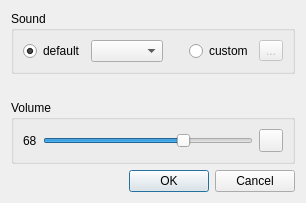
<?xml version="1.0" encoding="UTF-8"?>
<ui version="4.0">
 <class>chime::SoundDialog</class>
 <widget class="QDialog" name="chime::SoundDialog">
  <property name="geometry">
   <rect>
    <x>0</x>
    <y>0</y>
    <width>302</width>
    <height>197</height>
   </rect>
  </property>
  <property name="windowTitle">
   <string>Sound Settings</string>
  </property>
  <layout class="QVBoxLayout" name="verticalLayout">
   <property name="sizeConstraint">
    <enum>QLayout::SetFixedSize</enum>
   </property>
   <item>
    <widget class="QGroupBox" name="sound_src_group">
     <property name="title">
      <string>Sound</string>
     </property>
     <layout class="QHBoxLayout" name="sound_src_layout">
      <item>
       <widget class="QRadioButton" name="default_snd_rb">
        <property name="text">
         <string>default</string>
        </property>
        <property name="checked">
         <bool>true</bool>
        </property>
       </widget>
      </item>
      <item>
       <widget class="QComboBox" name="defaults_box"/>
      </item>
      <item>
       <spacer name="sound_spacer">
        <property name="orientation">
         <enum>Qt::Horizontal</enum>
        </property>
        <property name="sizeHint" stdset="0">
         <size>
          <width>20</width>
          <height>20</height>
         </size>
        </property>
       </spacer>
      </item>
      <item>
       <widget class="QRadioButton" name="custom_snd_rb">
        <property name="text">
         <string>custom</string>
        </property>
       </widget>
      </item>
      <item>
       <widget class="QToolButton" name="custom_browse_btn">
        <property name="enabled">
         <bool>false</bool>
        </property>
        <property name="text">
         <string notr="true">...</string>
        </property>
       </widget>
      </item>
     </layout>
    </widget>
   </item>
   <item>
    <widget class="QLabel" name="current_file_value">
     <property name="text">
      <string notr="true">&lt;current file&gt;</string>
     </property>
     <property name="alignment">
      <set>Qt::AlignCenter</set>
     </property>
    </widget>
   </item>
   <item>
    <widget class="QGroupBox" name="volume_group">
     <property name="title">
      <string>Volume</string>
     </property>
     <layout class="QHBoxLayout" name="volume_layout">
      <item>
       <widget class="QLabel" name="volume_value">
        <property name="text">
         <string notr="true">68</string>
        </property>
       </widget>
      </item>
      <item>
       <widget class="QSlider" name="volume_slider">
        <property name="maximum">
         <number>100</number>
        </property>
        <property name="value">
         <number>68</number>
        </property>
        <property name="orientation">
         <enum>Qt::Horizontal</enum>
        </property>
       </widget>
      </item>
      <item>
       <widget class="QToolButton" name="preview_btn">
        <property name="icon">
         <iconset resource="../chime.qrc">
          <normaloff>:/chime/play.svg</normaloff>:/chime/play.svg</iconset>
        </property>
       </widget>
      </item>
     </layout>
    </widget>
   </item>
   <item>
    <widget class="QDialogButtonBox" name="buttonBox">
     <property name="orientation">
      <enum>Qt::Horizontal</enum>
     </property>
     <property name="standardButtons">
      <set>QDialogButtonBox::Cancel|QDialogButtonBox::Ok</set>
     </property>
    </widget>
   </item>
  </layout>
 </widget>
 <resources>
  <include location="../chime.qrc"/>
 </resources>
 <connections>
  <connection>
   <sender>buttonBox</sender>
   <signal>accepted()</signal>
   <receiver>chime::SoundDialog</receiver>
   <slot>accept()</slot>
   <hints>
    <hint type="sourcelabel">
     <x>224</x>
     <y>197</y>
    </hint>
    <hint type="destinationlabel">
     <x>157</x>
     <y>218</y>
    </hint>
   </hints>
  </connection>
  <connection>
   <sender>buttonBox</sender>
   <signal>rejected()</signal>
   <receiver>chime::SoundDialog</receiver>
   <slot>reject()</slot>
   <hints>
    <hint type="sourcelabel">
     <x>292</x>
     <y>203</y>
    </hint>
    <hint type="destinationlabel">
     <x>286</x>
     <y>218</y>
    </hint>
   </hints>
  </connection>
  <connection>
   <sender>default_snd_rb</sender>
   <signal>toggled(bool)</signal>
   <receiver>defaults_box</receiver>
   <slot>setEnabled(bool)</slot>
   <hints>
    <hint type="sourcelabel">
     <x>48</x>
     <y>43</y>
    </hint>
    <hint type="destinationlabel">
     <x>127</x>
     <y>46</y>
    </hint>
   </hints>
  </connection>
  <connection>
   <sender>custom_snd_rb</sender>
   <signal>toggled(bool)</signal>
   <receiver>custom_browse_btn</receiver>
   <slot>setEnabled(bool)</slot>
   <hints>
    <hint type="sourcelabel">
     <x>267</x>
     <y>45</y>
    </hint>
    <hint type="destinationlabel">
     <x>333</x>
     <y>44</y>
    </hint>
   </hints>
  </connection>
  <connection>
   <sender>volume_slider</sender>
   <signal>valueChanged(int)</signal>
   <receiver>volume_value</receiver>
   <slot>setNum(int)</slot>
   <hints>
    <hint type="sourcelabel">
     <x>105</x>
     <y>148</y>
    </hint>
    <hint type="destinationlabel">
     <x>35</x>
     <y>147</y>
    </hint>
   </hints>
  </connection>
 </connections>
</ui>
